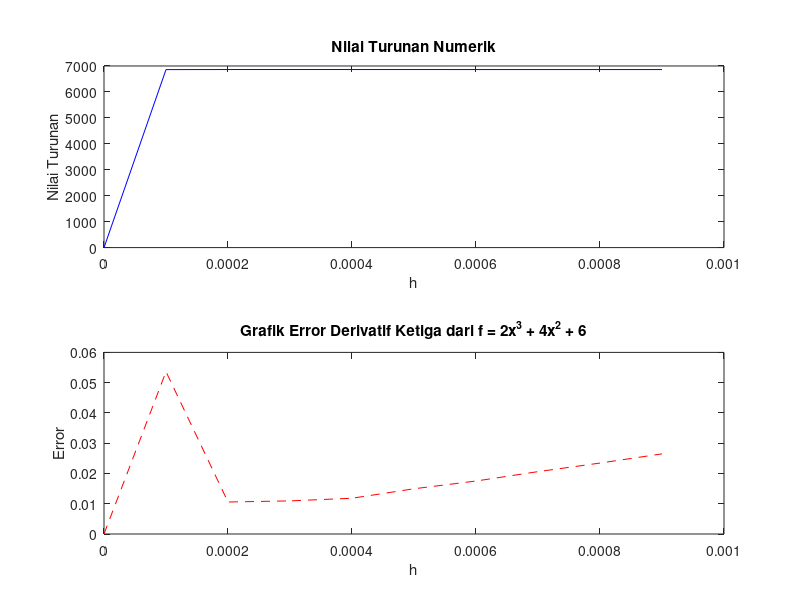

Reproduce this figure in MATLAB.
clc; clear;
function f = fx(x)
    f = 10 * x^5 + 18 * x^4 + 28*x^3 + 7*x^2 + 6;
end

h(1) = 0;
x0 = 3;
eksak = 6864;
nilai_h = 0.0001;
for i = 2:10
    h(i) = h(i-1) + nilai_h;
    diff = (-fx(x0 - 2*h(i)) + 3 * fx(x0 - h(i)) - 3 * fx(x0) + fx(x0 + h(i))) / (h(i)^3);
    error(i) = abs(diff - eksak) * 100 / abs(eksak);
    hasil_turunan(i) = diff;
    display(['nilai turunan dengan h = ', num2str(h(i)), ' adalah ', num2str(hasil_turunan(i))])
    %display(['nilai error dengan h = ', num2str(h(i)), ' adalah ', num2str(error(i))])
end

subplot(2,1,1); %plot nilai turunan dari iterasi nilai h
plot(h, hasil_turunan, 'b-');
title('Nilai Turunan Numerik');
xlabel('h');
ylabel('Nilai Turunan');

subplot(2,1,2); %plot nilai error dari iterasi nilai h
plot(h, error, 'r--');
title('Grafik Error Derivatif Ketiga dari f = 2x^3 + 4x^2 + 6');
xlabel('h');
ylabel('Error');
